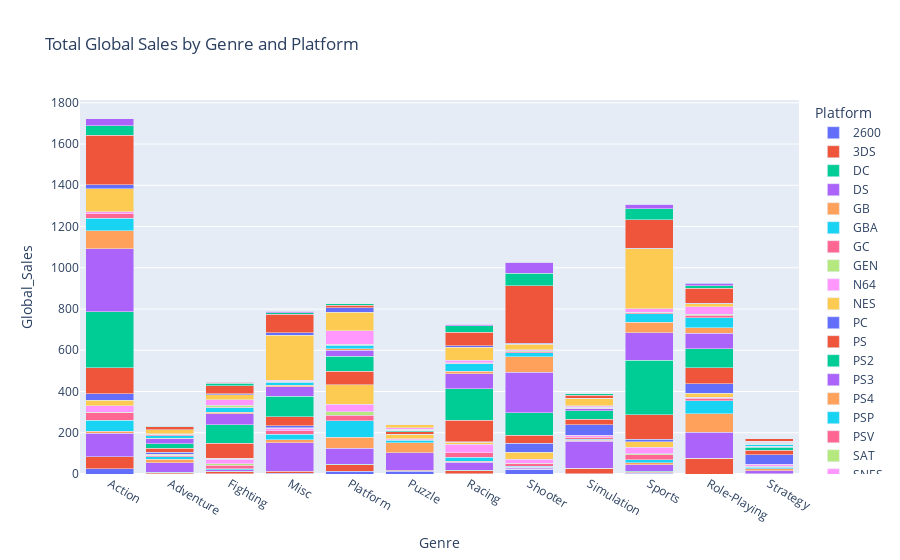

Notebook source saved alongside this figure:
### Code cell
# Create an interactive bar chart
fig = px.bar(df_grouped, x='Genre', y='Global_Sales', color='Platform', 
             title='Total Global Sales by Genre and Platform')
fig.update_layout(barmode='stack')
fig.show()

### Figure 1 — Plotly figure (JSON) as saved in the notebook; plotly's stock layout.template omitted (floating-point values rounded to 4 significant figures)
{"data": [{"alignmentgroup": "True", "hovertemplate": "Platform=2600<br>Genre=%{x}<br>Global_Sales=%{y}<extra></extra>", "legendgroup": "2600", "marker": {"color": "#636efa", "pattern": {"shape": ""}}, "name": "2600", "offsetgroup": "2600", "orientation": "v", "showlegend": true, "textposition": "auto", "type": "bar", "x": ["Action", "Adventure", "Fighting", "Misc", "Platform", "Puzzle", "Racing", "Shooter", "Simulation", "Sports"], "xaxis": "x", "y": [26.39, 0.4, 0.77, 3.58, 13.27, 13.65, 2.32, 22.97, 0.45, 2.77], "yaxis": "y"}, {"alignmentgroup": "True", "hovertemplate": "Platform=3DS<br>Genre=%{x}<br>Global_Sales=%{y}<extra></extra>", "legendgroup": "3DS", "marker": {"color": "#EF553B", "pattern": {"shape": ""}}, "name": "3DS", "offsetgroup": "3DS", "orientation": "v", "showlegend": true, "textposition": "auto", "type": "bar", "x": ["Action", "Adventure", "Fighting", "Misc", "Platform", "Puzzle", "Racing", "Role-Playing", "Shooter", "Simulation", "Sports", "Strategy"], "xaxis": "x", "y": [56.61, 4.73, 10.46, 10.48, 32.23, 5.56, 14.41, 75.71, 1.22, 26.59, 6.18, 2.09], "yaxis": "y"}, {"alignmentgroup": "True", "hovertemplate": "Platform=DC<br>Genre=%{x}<br>Global_Sales=%{y}<extra></extra>", "legendgroup": "DC", "marker": {"color": "#00cc96", "pattern": {"shape": ""}}, "name": "DC", "offsetgroup": "DC", "orientation": "v", "showlegend": true, "textposition": "auto", "type": "bar", "x": ["Action", "Adventure", "Fighting", "Platform", "Racing", "Role-Playing", "Shooter", "Simulation", "Sports"], "xaxis": "x", "y": [1.26, 2.5, 1.83, 2.54, 2.65, 0.68, 0.33, 0.52, 3.66], "yaxis": "y"}, {"alignmentgroup": "True", "hovertemplate": "Platform=DS<br>Genre=%{x}<br>Global_Sales=%{y}<extra></extra>", "legendgroup": "DS", "marker": {"color": "#ab63fa", "pattern": {"shape": ""}}, "name": "DS", "offsetgroup": "DS", "orientation": "v", "showlegend": true, "textposition": "auto", "type": "bar", "x": ["Action", "Adventure", "Fighting", "Misc", "Platform", "Puzzle", "Racing", "Role-Playing", "Shooter", "Simulation", "Sports", "Strategy"], "xaxis": "x", "y": [114.2, 47.15, 7.2, 137.7, 77.4, 83.87, 38.58, 126.6, 8.2, 131.7, 31.71, 14.76], "yaxis": "y"}, {"alignmentgroup": "True", "hovertemplate": "Platform=GB<br>Genre=%{x}<br>Global_Sales=%{y}<extra></extra>", "legendgroup": "GB", "marker": {"color": "#FFA15A", "pattern": {"shape": ""}}, "name": "GB", "offsetgroup": "GB", "orientation": "v", "showlegend": true, "textposition": "auto", "type": "bar", "x": ["Action", "Adventure", "Misc", "Platform", "Puzzle", "Racing", "Role-Playing", "Shooter", "Simulation", "Sports", "Strategy"], "xaxis": "x", "y": [7.92, 17.16, 13.35, 53.88, 47.47, 4.55, 88.24, 1.2, 3.55, 9.05, 8.05], "yaxis": "y"}, {"alignmentgroup": "True", "hovertemplate": "Platform=GBA<br>Genre=%{x}<br>Global_Sales=%{y}<extra></extra>", "legendgroup": "GBA", "marker": {"color": "#19d3f3", "pattern": {"shape": ""}}, "name": "GBA", "offsetgroup": "GBA", "orientation": "v", "showlegend": true, "textposition": "auto", "type": "bar", "x": ["Action", "Adventure", "Fighting", "Misc", "Platform", "Puzzle", "Racing", "Role-Playing", "Shooter", "Simulation", "Sports", "Strategy"], "xaxis": "x", "y": [54.26, 12.1, 4.21, 28.5, 78.08, 12.09, 18.8, 64.21, 3.6, 5.91, 16.41, 7.45], "yaxis": "y"}, {"alignmentgroup": "True", "hovertemplate": "Platform=GC<br>Genre=%{x}<br>Global_Sales=%{y}<extra></extra>", "legendgroup": "GC", "marker": {"color": "#FF6692", "pattern": {"shape": ""}}, "name": "GC", "offsetgroup": "GC", "orientation": "v", "showlegend": true, "textposition": "auto", "type": "bar", "x": ["Action", "Adventure", "Fighting", "Misc", "Platform", "Puzzle", "Racing", "Role-Playing", "Shooter", "Simulation", "Sports", "Strategy"], "xaxis": "x", "y": [37.25, 5.93, 18.43, 16.45, 28.66, 4.57, 21.79, 13.03, 13.63, 8.59, 24.49, 4.32], "yaxis": "y"}, {"alignmentgroup": "True", "hovertemplate": "Platform=GEN<br>Genre=%{x}<br>Global_Sales=%{y}<extra></extra>", "legendgroup": "GEN", "marker": {"color": "#B6E880", "pattern": {"shape": ""}}, "name": "GEN", "offsetgroup": "GEN", "orientation": "v", "showlegend": true, "textposition": "auto", "type": "bar", "x": ["Action", "Adventure", "Fighting", "Misc", "Platform", "Racing", "Role-Playing", "Shooter", "Sports", "Strategy"], "xaxis": "x", "y": [2.74, 0.19, 5.9, 0.03, 15.45, 0.26, 0.27, 0.13, 3.2, 0.19], "yaxis": "y"}, {"alignmentgroup": "True", "hovertemplate": "Platform=N64<br>Genre=%{x}<br>Global_Sales=%{y}<extra></extra>", "legendgroup": "N64", "marker": {"color": "#FF97FF", "pattern": {"shape": ""}}, "name": "N64", "offsetgroup": "N64", "orientation": "v", "showlegend": true, "textposition": "auto", "type": "bar", "x": ["Action", "Adventure", "Fighting", "Misc", "Platform", "Puzzle", "Racing", "Role-Playing", "Shooter", "Simulation", "Sports", "Strategy"], "xaxis": "x", "y": [29.44, 0.45, 22.08, 11.19, 36.13, 3.41, 40.09, 3.03, 19.27, 10.19, 32.6, 10.33], "yaxis": "y"}, {"alignmentgroup": "True", "hovertemplate": "Platform=NES<br>Genre=%{x}<br>Global_Sales=%{y}<extra></extra>", "legendgroup": "NES", "marker": {"color": "#FECB52", "pattern": {"shape": ""}}, "name": "NES", "offsetgroup": "NES", "orientation": "v", "showlegend": true, "textposition": "auto", "type": "bar", "x": ["Action", "Adventure", "Fighting", "Misc", "Platform", "Puzzle", "Racing", "Role-Playing", "Shooter", "Sports"], "xaxis": "x", "y": [28.75, 4.38, 6.54, 3.59, 95.78, 21, 9.78, 18.78, 35.62, 26.85], "yaxis": "y"}, {"alignmentgroup": "True", "hovertemplate": "Platform=PC<br>Genre=%{x}<br>Global_Sales=%{y}<extra></extra>", "legendgroup": "PC", "marker": {"color": "#636efa", "pattern": {"shape": ""}}, "name": "PC", "offsetgroup": "PC", "orientation": "v", "showlegend": true, "textposition": "auto", "type": "bar", "x": ["Action", "Adventure", "Fighting", "Misc", "Platform", "Puzzle", "Racing", "Role-Playing", "Shooter", "Simulation", "Sports", "Strategy"], "xaxis": "x", "y": [30.67, 10.09, 0.14, 8.41, 0.49, 0.92, 3.8, 47.37, 43.44, 51.73, 12.01, 45.63], "yaxis": "y"}, {"alignmentgroup": "True", "hovertemplate": "Platform=PS<br>Genre=%{x}<br>Global_Sales=%{y}<extra></extra>", "legendgroup": "PS", "marker": {"color": "#EF553B", "pattern": {"shape": ""}}, "name": "PS", "offsetgroup": "PS", "orientation": "v", "showlegend": true, "textposition": "auto", "type": "bar", "x": ["Action", "Adventure", "Fighting", "Misc", "Platform", "Puzzle", "Racing", "Role-Playing", "Shooter", "Simulation", "Sports", "Strategy"], "xaxis": "x", "y": [125.7, 20.77, 72.68, 44.9, 64.21, 12.08, 102.9, 78.3, 39.31, 25.33, 119.5, 21.67], "yaxis": "y"}, {"alignmentgroup": "True", "hovertemplate": "Platform=PS2<br>Genre=%{x}<br>Global_Sales=%{y}<extra></extra>", "legendgroup": "PS2", "marker": {"color": "#00cc96", "pattern": {"shape": ""}}, "name": "PS2", "offsetgroup": "PS2", "orientation": "v", "showlegend": true, "textposition": "auto", "type": "bar", "x": ["Action", "Adventure", "Fighting", "Misc", "Platform", "Puzzle", "Racing", "Role-Playing", "Shooter", "Simulation", "Sports", "Strategy"], "xaxis": "x", "y": [272.4, 21.16, 89.19, 98.69, 72.11, 5.9, 154.2, 91.55, 108.3, 42.26, 262.6, 15.04], "yaxis": "y"}, {"alignmentgroup": "True", "hovertemplate": "Platform=PS3<br>Genre=%{x}<br>Global_Sales=%{y}<extra></extra>", "legendgroup": "PS3", "marker": {"color": "#ab63fa", "pattern": {"shape": ""}}, "name": "PS3", "offsetgroup": "PS3", "orientation": "v", "showlegend": true, "textposition": "auto", "type": "bar", "x": ["Action", "Adventure", "Fighting", "Misc", "Platform", "Puzzle", "Racing", "Role-Playing", "Shooter", "Simulation", "Sports", "Strategy"], "xaxis": "x", "y": [304.0, 22.87, 51.7, 45.91, 29.85, 0.46, 73.1, 75.24, 195.8, 10.72, 134.9, 4.77], "yaxis": "y"}, {"alignmentgroup": "True", "hovertemplate": "Platform=PS4<br>Genre=%{x}<br>Global_Sales=%{y}<extra></extra>", "legendgroup": "PS4", "marker": {"color": "#FFA15A", "pattern": {"shape": ""}}, "name": "PS4", "offsetgroup": "PS4", "orientation": "v", "showlegend": true, "textposition": "auto", "type": "bar", "x": ["Action", "Adventure", "Fighting", "Misc", "Platform", "Puzzle", "Racing", "Role-Playing", "Shooter", "Simulation", "Sports", "Strategy"], "xaxis": "x", "y": [87.06, 4.7, 8.04, 7.4, 7.01, 0.02, 11.53, 25.77, 75.32, 0.77, 50.07, 0.41], "yaxis": "y"}, {"alignmentgroup": "True", "hovertemplate": "Platform=PSP<br>Genre=%{x}<br>Global_Sales=%{y}<extra></extra>", "legendgroup": "PSP", "marker": {"color": "#19d3f3", "pattern": {"shape": ""}}, "name": "PSP", "offsetgroup": "PSP", "orientation": "v", "showlegend": true, "textposition": "auto", "type": "bar", "x": ["Action", "Adventure", "Fighting", "Misc", "Platform", "Puzzle", "Racing", "Role-Playing", "Shooter", "Simulation", "Sports", "Strategy"], "xaxis": "x", "y": [62.66, 10.69, 21.88, 13.7, 17.28, 5.52, 34.73, 49.01, 19.77, 6.28, 39.9, 10.29], "yaxis": "y"}, {"alignmentgroup": "True", "hovertemplate": "Platform=PSV<br>Genre=%{x}<br>Global_Sales=%{y}<extra></extra>", "legendgroup": "PSV", "marker": {"color": "#FF6692", "pattern": {"shape": ""}}, "name": "PSV", "offsetgroup": "PSV", "orientation": "v", "showlegend": true, "textposition": "auto", "type": "bar", "x": ["Action", "Adventure", "Fighting", "Misc", "Platform", "Puzzle", "Racing", "Role-Playing", "Shooter", "Simulation", "Sports", "Strategy"], "xaxis": "x", "y": [20, 4.16, 3.15, 5.18, 3.03, 0.2, 2.95, 13.09, 4.57, 0.08, 4.88, 0.31], "yaxis": "y"}, {"alignmentgroup": "True", "hovertemplate": "Platform=SAT<br>Genre=%{x}<br>Global_Sales=%{y}<extra></extra>", "legendgroup": "SAT", "marker": {"color": "#B6E880", "pattern": {"shape": ""}}, "name": "SAT", "offsetgroup": "SAT", "orientation": "v", "showlegend": true, "textposition": "auto", "type": "bar", "x": ["Action", "Adventure", "Fighting", "Misc", "Platform", "Puzzle", "Racing", "Role-Playing", "Shooter", "Simulation", "Sports", "Strategy"], "xaxis": "x", "y": [0.65, 4.16, 8.52, 1.2, 0.76, 1, 2.4, 3.76, 3.98, 1.13, 2.79, 3.24], "yaxis": "y"}, {"alignmentgroup": "True", "hovertemplate": "Platform=SNES<br>Genre=%{x}<br>Global_Sales=%{y}<extra></extra>", "legendgroup": "SNES", "marker": {"color": "#FF97FF", "pattern": {"shape": ""}}, "name": "SNES", "offsetgroup": "SNES", "orientation": "v", "showlegend": true, "textposition": "auto", "type": "bar", "x": ["Action", "Adventure", "Fighting", "Misc", "Platform", "Puzzle", "Racing", "Role-Playing", "Shooter", "Simulation", "Sports", "Strategy"], "xaxis": "x", "y": [10.08, 1.5, 26.95, 5.02, 65.65, 6.38, 13.49, 36.43, 6.07, 5.63, 17.87, 4.98], "yaxis": "y"}, {"alignmentgroup": "True", "hovertemplate": "Platform=Wii<br>Genre=%{x}<br>Global_Sales=%{y}<extra></extra>", "legendgroup": "Wii", "marker": {"color": "#FECB52", "pattern": {"shape": ""}}, "name": "Wii", "offsetgroup": "Wii", "orientation": "v", "showlegend": true, "textposition": "auto", "type": "bar", "x": ["Action", "Adventure", "Fighting", "Misc", "Platform", "Puzzle", "Racing", "Role-Playing", "Shooter", "Simulation", "Sports", "Strategy"], "xaxis": "x", "y": [110.5, 18.33, 23.82, 217.4, 90.68, 15.63, 61.24, 14.06, 26.34, 36.62, 289.9, 5.23], "yaxis": "y"}, {"alignmentgroup": "True", "hovertemplate": "Platform=WiiU<br>Genre=%{x}<br>Global_Sales=%{y}<extra></extra>", "legendgroup": "WiiU", "marker": {"color": "#636efa", "pattern": {"shape": ""}}, "name": "WiiU", "offsetgroup": "WiiU", "orientation": "v", "showlegend": true, "textposition": "auto", "type": "bar", "x": ["Action", "Adventure", "Fighting", "Misc", "Platform", "Puzzle", "Racing", "Role-Playing", "Shooter", "Simulation", "Sports", "Strategy"], "xaxis": "x", "y": [19.35, 0.17, 6.36, 12.23, 21.24, 1.33, 7.77, 2.47, 6.17, 0.21, 3.32, 1.24], "yaxis": "y"}, {"alignmentgroup": "True", "hovertemplate": "Platform=X360<br>Genre=%{x}<br>Global_Sales=%{y}<extra></extra>", "legendgroup": "X360", "marker": {"color": "#EF553B", "pattern": {"shape": ""}}, "name": "X360", "offsetgroup": "X360", "orientation": "v", "showlegend": true, "textposition": "auto", "type": "bar", "x": ["Action", "Adventure", "Fighting", "Misc", "Platform", "Puzzle", "Racing", "Role-Playing", "Shooter", "Simulation", "Sports", "Strategy"], "xaxis": "x", "y": [239.7, 15.23, 37.64, 89.33, 11.39, 0.71, 65.13, 71.97, 277.2, 14.1, 137.4, 9.77], "yaxis": "y"}, {"alignmentgroup": "True", "hovertemplate": "Platform=XB<br>Genre=%{x}<br>Global_Sales=%{y}<extra></extra>", "legendgroup": "XB", "marker": {"color": "#00cc96", "pattern": {"shape": ""}}, "name": "XB", "offsetgroup": "XB", "orientation": "v", "showlegend": true, "textposition": "auto", "type": "bar", "x": ["Action", "Adventure", "Fighting", "Misc", "Platform", "Puzzle", "Racing", "Role-Playing", "Shooter", "Simulation", "Sports", "Strategy"], "xaxis": "x", "y": [47.46, 3.06, 12.83, 8.67, 9.66, 0.42, 31.42, 13.51, 62.12, 7.11, 53.05, 2.78], "yaxis": "y"}, {"alignmentgroup": "True", "hovertemplate": "Platform=XOne<br>Genre=%{x}<br>Global_Sales=%{y}<extra></extra>", "legendgroup": "XOne", "marker": {"color": "#ab63fa", "pattern": {"shape": ""}}, "name": "XOne", "offsetgroup": "XOne", "orientation": "v", "showlegend": true, "textposition": "auto", "type": "bar", "x": ["Action", "Adventure", "Fighting", "Misc", "Platform", "Racing", "Role-Playing", "Shooter", "Simulation", "Sports", "Strategy"], "xaxis": "x", "y": [33.79, 2.51, 2.31, 6.86, 0.81, 8.8, 9.48, 51.61, 0.54, 23.97, 0.38], "yaxis": "y"}, {"alignmentgroup": "True", "hovertemplate": "Platform=3DO<br>Genre=%{x}<br>Global_Sales=%{y}<extra></extra>", "legendgroup": "3DO", "marker": {"color": "#FFA15A", "pattern": {"shape": ""}}, "name": "3DO", "offsetgroup": "3DO", "orientation": "v", "showlegend": true, "textposition": "auto", "type": "bar", "x": ["Adventure", "Puzzle", "Simulation"], "xaxis": "x", "y": [0.06, 0.02, 0.02], "yaxis": "y"}, {"alignmentgroup": "True", "hovertemplate": "Platform=TG16<br>Genre=%{x}<br>Global_Sales=%{y}<extra></extra>", "legendgroup": "TG16", "marker": {"color": "#19d3f3", "pattern": {"shape": ""}}, "name": "TG16", "offsetgroup": "TG16", "orientation": "v", "showlegend": true, "textposition": "auto", "type": "bar", "x": ["Adventure", "Shooter"], "xaxis": "x", "y": [0.14, 0.02], "yaxis": "y"}, {"alignmentgroup": "True", "hovertemplate": "Platform=NG<br>Genre=%{x}<br>Global_Sales=%{y}<extra></extra>", "legendgroup": "NG", "marker": {"color": "#FF6692", "pattern": {"shape": ""}}, "name": "NG", "offsetgroup": "NG", "orientation": "v", "showlegend": true, "textposition": "auto", "type": "bar", "x": ["Fighting", "Sports"], "xaxis": "x", "y": [1.42, 0.02], "yaxis": "y"}, {"alignmentgroup": "True", "hovertemplate": "Platform=SCD<br>Genre=%{x}<br>Global_Sales=%{y}<extra></extra>", "legendgroup": "SCD", "marker": {"color": "#B6E880", "pattern": {"shape": ""}}, "name": "SCD", "offsetgroup": "SCD", "orientation": "v", "showlegend": true, "textposition": "auto", "type": "bar", "x": ["Misc", "Platform", "Racing", "Role-Playing", "Strategy"], "xaxis": "x", "y": [0.1, 1.5, 0.07, 0.06, 0.14], "yaxis": "y"}, {"alignmentgroup": "True", "hovertemplate": "Platform=GG<br>Genre=%{x}<br>Global_Sales=%{y}<extra></extra>", "legendgroup": "GG", "marker": {"color": "#FF97FF", "pattern": {"shape": ""}}, "name": "GG", "offsetgroup": "GG", "orientation": "v", "showlegend": true, "textposition": "auto", "type": "bar", "x": ["Platform"], "xaxis": "x", "y": [0.04], "yaxis": "y"}, {"alignmentgroup": "True", "hovertemplate": "Platform=PCFX<br>Genre=%{x}<br>Global_Sales=%{y}<extra></extra>", "legendgroup": "PCFX", "marker": {"color": "#FECB52", "pattern": {"shape": ""}}, "name": "PCFX", "offsetgroup": "PCFX", "orientation": "v", "showlegend": true, "textposition": "auto", "type": "bar", "x": ["Role-Playing"], "xaxis": "x", "y": [0.03], "yaxis": "y"}, {"alignmentgroup": "True", "hovertemplate": "Platform=WS<br>Genre=%{x}<br>Global_Sales=%{y}<extra></extra>", "legendgroup": "WS", "marker": {"color": "#636efa", "pattern": {"shape": ""}}, "name": "WS", "offsetgroup": "WS", "orientation": "v", "showlegend": true, "textposition": "auto", "type": "bar", "x": ["Role-Playing", "Strategy"], "xaxis": "x", "y": [1.22, 0.2], "yaxis": "y"}], "layout": {"barmode": "stack", "legend": {"title": {"text": "Platform"}, "tracegroupgap": 0}, "title": {"text": "Total Global Sales by Genre and Platform"}, "xaxis": {"anchor": "y", "domain": [0, 1], "title": {"text": "Genre"}}, "yaxis": {"anchor": "x", "domain": [0, 1], "title": {"text": "Global_Sales"}}}}
